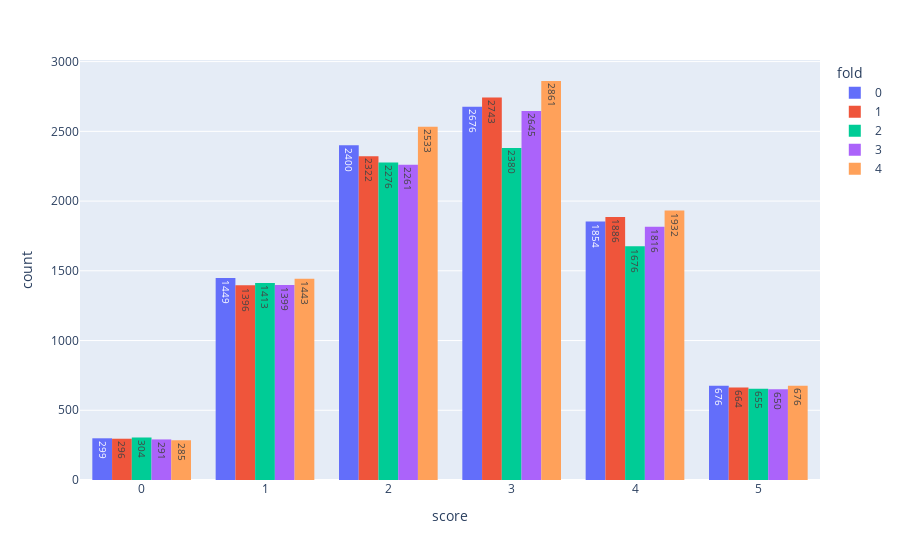

The notebook cell saved with this chart:
### Code cell
px.histogram(train_df, x="score", color="fold", text_auto=True, barmode="group")

### Figure 1 — Plotly figure (JSON) as saved in the notebook; plotly's stock layout.template omitted (floating-point values rounded to 4 significant figures; data arrays with more than 128 entries replaced by an {"elided": "..."} marker saying what was removed)
{"data": [{"alignmentgroup": "True", "bingroup": "x", "hovertemplate": "fold=0<br>score=%{x}<br>count=%{y}<extra></extra>", "legendgroup": "0", "marker": {"color": "#636efa", "pattern": {"shape": ""}}, "name": "0", "offsetgroup": "0", "orientation": "v", "showlegend": true, "texttemplate": "%{value}", "type": "histogram", "x": {"elided": "9354 int values"}, "xaxis": "x", "yaxis": "y"}, {"alignmentgroup": "True", "bingroup": "x", "hovertemplate": "fold=1<br>score=%{x}<br>count=%{y}<extra></extra>", "legendgroup": "1", "marker": {"color": "#EF553B", "pattern": {"shape": ""}}, "name": "1", "offsetgroup": "1", "orientation": "v", "showlegend": true, "texttemplate": "%{value}", "type": "histogram", "x": {"elided": "9307 int values"}, "xaxis": "x", "yaxis": "y"}, {"alignmentgroup": "True", "bingroup": "x", "hovertemplate": "fold=2<br>score=%{x}<br>count=%{y}<extra></extra>", "legendgroup": "2", "marker": {"color": "#00cc96", "pattern": {"shape": ""}}, "name": "2", "offsetgroup": "2", "orientation": "v", "showlegend": true, "texttemplate": "%{value}", "type": "histogram", "x": {"elided": "8704 int values"}, "xaxis": "x", "yaxis": "y"}, {"alignmentgroup": "True", "bingroup": "x", "hovertemplate": "fold=3<br>score=%{x}<br>count=%{y}<extra></extra>", "legendgroup": "3", "marker": {"color": "#ab63fa", "pattern": {"shape": ""}}, "name": "3", "offsetgroup": "3", "orientation": "v", "showlegend": true, "texttemplate": "%{value}", "type": "histogram", "x": {"elided": "9062 int values"}, "xaxis": "x", "yaxis": "y"}, {"alignmentgroup": "True", "bingroup": "x", "hovertemplate": "fold=4<br>score=%{x}<br>count=%{y}<extra></extra>", "legendgroup": "4", "marker": {"color": "#FFA15A", "pattern": {"shape": ""}}, "name": "4", "offsetgroup": "4", "orientation": "v", "showlegend": true, "texttemplate": "%{value}", "type": "histogram", "x": {"elided": "9730 int values"}, "xaxis": "x", "yaxis": "y"}], "layout": {"barmode": "group", "legend": {"title": {"text": "fold"}, "tracegroupgap": 0}, "margin": {"t": 60}, "xaxis": {"anchor": "y", "domain": [0, 1], "title": {"text": "score"}}, "yaxis": {"anchor": "x", "domain": [0, 1], "title": {"text": "count"}}}}
